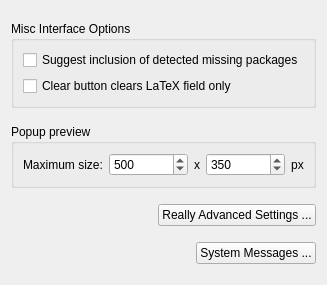
         <widget class="QWidget" name="tabAdvancedMiscAppearance">
          <attribute name="title">
           <string>Misc.</string>
          </attribute>
          <layout class="QGridLayout" name="lyt_tabAdvancedMiscAppearance">
           <property name="verticalSpacing">
            <number>16</number>
           </property>
           <item row="6" column="0">
            <spacer name="verticalSpacer">
             <property name="orientation">
              <enum>Qt::Vertical</enum>
             </property>
             <property name="sizeHint" stdset="0">
              <size>
               <width>10</width>
               <height>10</height>
              </size>
             </property>
            </spacer>
           </item>
           <item row="0" column="0">
            <spacer name="vspcMiscAppearanceTop">
             <property name="orientation">
              <enum>Qt::Vertical</enum>
             </property>
             <property name="sizeType">
              <enum>QSizePolicy::Fixed</enum>
             </property>
             <property name="sizeHint" stdset="0">
              <size>
               <width>20</width>
               <height>10</height>
              </size>
             </property>
            </spacer>
           </item>
           <item row="4" column="0">
            <layout class="QHBoxLayout" name="hlytAdvancedEditor">
             <item>
              <spacer name="hspcAdvancedEditor">
               <property name="orientation">
                <enum>Qt::Horizontal</enum>
               </property>
               <property name="sizeHint" stdset="0">
                <size>
                 <width>10</width>
                 <height>10</height>
                </size>
               </property>
              </spacer>
             </item>
             <item>
              <widget class="QPushButton" name="btnAdvancedEditor">
               <property name="text">
                <string>Really Advanced Settings ...</string>
               </property>
              </widget>
             </item>
            </layout>
           </item>
           <item row="1" column="0">
            <widget class="QGroupBox" name="gbxInterfaceOptions">
             <property name="title">
              <string>Misc Interface Options</string>
             </property>
             <layout class="QGridLayout" name="lyt_gbxInterfaceOptions">
              <item row="1" column="0" colspan="2">
               <widget class="QCheckBox" name="chkShowHintPopups">
                <property name="text">
                 <string>Suggest inclusion of detected missing packages</string>
                </property>
               </widget>
              </item>
              <item row="2" column="0" colspan="2">
               <widget class="QCheckBox" name="chkClearLatexOnly">
                <property name="toolTip">
                 <string extracomment="[[tooltip]]">&lt;p&gt;If this box is left unchecked, the clear button under to the LaTeX code editor clears the editor and resets the default style. By enabling this option, only the LaTeX field is cleared and the style is not modified.&lt;/p&gt;</string>
                </property>
                <property name="text">
                 <string>Clear button clears LaTeX field only</string>
                </property>
               </widget>
              </item>
             </layout>
            </widget>
           </item>
           <item row="5" column="0">
            <layout class="QHBoxLayout" name="hlytSystemMessages">
             <item>
              <spacer name="hspcSystemMessages">
               <property name="orientation">
                <enum>Qt::Horizontal</enum>
               </property>
               <property name="sizeHint" stdset="0">
                <size>
                 <width>10</width>
                 <height>10</height>
                </size>
               </property>
              </spacer>
             </item>
             <item>
              <widget class="QPushButton" name="btnSystemMessages">
               <property name="text">
                <string>System Messages ...</string>
               </property>
              </widget>
             </item>
            </layout>
           </item>
           <item row="2" column="0">
            <widget class="QGroupBox" name="gbxToolTip">
             <property name="title">
              <string>Popup preview</string>
             </property>
             <layout class="QGridLayout" name="gridLayout_3">
              <item row="0" column="0">
               <widget class="QLabel" name="lblToolTipPreviewSizePrompt">
                <property name="sizePolicy">
                 <sizepolicy hsizetype="Fixed" vsizetype="Preferred">
                  <horstretch>2</horstretch>
                  <verstretch>0</verstretch>
                 </sizepolicy>
                </property>
                <property name="text">
                 <string>Maximum size:</string>
                </property>
               </widget>
              </item>
              <item row="0" column="1">
               <layout class="QHBoxLayout" name="hlytToolTipMaxSize" stretch="3,0,3,0">
                <item>
                 <widget class="QSpinBox" name="spnToolTipMaxWidth">
                  <property name="sizePolicy">
                   <sizepolicy hsizetype="Preferred" vsizetype="Fixed">
                    <horstretch>2</horstretch>
                    <verstretch>0</verstretch>
                   </sizepolicy>
                  </property>
                  <property name="minimum">
                   <number>10</number>
                  </property>
                  <property name="maximum">
                   <number>2000</number>
                  </property>
                  <property name="value">
                   <number>500</number>
                  </property>
                 </widget>
                </item>
                <item>
                 <widget class="QLabel" name="lblToolTipPreviewX">
                  <property name="sizePolicy">
                   <sizepolicy hsizetype="Preferred" vsizetype="Preferred">
                    <horstretch>0</horstretch>
                    <verstretch>0</verstretch>
                   </sizepolicy>
                  </property>
                  <property name="text">
                   <string notr="true">x</string>
                  </property>
                  <property name="alignment">
                   <set>Qt::AlignCenter</set>
                  </property>
                  <property name="wordWrap">
                   <bool>false</bool>
                  </property>
                 </widget>
                </item>
                <item>
                 <widget class="QSpinBox" name="spnToolTipMaxHeight">
                  <property name="sizePolicy">
                   <sizepolicy hsizetype="Preferred" vsizetype="Fixed">
                    <horstretch>2</horstretch>
                    <verstretch>0</verstretch>
                   </sizepolicy>
                  </property>
                  <property name="minimum">
                   <number>10</number>
                  </property>
                  <property name="maximum">
                   <number>2000</number>
                  </property>
                  <property name="value">
                   <number>350</number>
                  </property>
                 </widget>
                </item>
                <item>
                 <widget class="QLabel" name="lblToolTipPreviewPx">
                  <property name="sizePolicy">
                   <sizepolicy hsizetype="Preferred" vsizetype="Preferred">
                    <horstretch>0</horstretch>
                    <verstretch>0</verstretch>
                   </sizepolicy>
                  </property>
                  <property name="text">
                   <string notr="true">px</string>
                  </property>
                  <property name="alignment">
                   <set>Qt::AlignCenter</set>
                  </property>
                  <property name="wordWrap">
                   <bool>false</bool>
                  </property>
                 </widget>
                </item>
               </layout>
              </item>
             </layout>
            </widget>
           </item>
          </layout>
         </widget>
